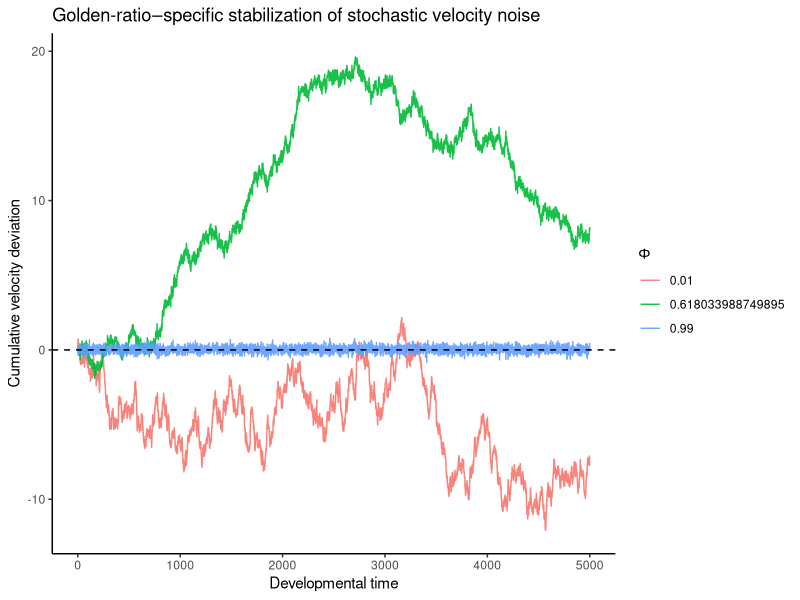

Recreate this plot in R. (Note: this script raises an error after producing the figure.)



#####################################################################
# END
#####################################################################

### simulation for phi-based self-similarity model 
simulate_system <- function(phi, T = 200, sigma = 1) {
  X <- numeric(T)
  eps <- rnorm(T, mean = 0, sd = sigma)
  
  X[1] <- eps[1]
  
  for (t in 2:T) {
    #feedback <- sum(phi^(2:t) * X[(t-1):1])
	feedback <- sum(phi^(2:t) * X[(t-1):1])
    X[t] <- eps[t] - feedback
  }
  
  data.frame(
    time = 1:T,
    X = X,
    cumulative = cumsum(X),
    phi = phi
  )
}

#

#set.seed(123)

res <- do.call(rbind,lapply(c(0.01,(sqrt(5)-1)/2,0.99),function(x){simulate_system(x,T=5000,sigma=0.2)}))

#
library(ggplot2)


ggplot(res, aes(time, cumulative, color = factor(phi))) +
  geom_line(alpha = 0.9) +
  geom_hline(yintercept=0,lty=2)+
  labs(
    x = "Developmental time",
    y = "Cumulative velocity deviation",
    color = expression(Phi),
    title = "Golden-ratio–specific stabilization of stochastic velocity noise"
  ) +
  theme_classic()


(1-phi^2)*phi/(1-phi)=(1+phi)*phi

ggplot(res, aes(x = X, color = factor(phi))) +
  geom_density(alpha = 0.9) +
  geom_hline(yintercept=0,lty=2)+
  labs(
    x = "Developmental time",
    y = "Cumulative velocity deviation",
    color = expression(Phi),
    title = "Golden-ratio–specific stabilization of stochastic velocity noise"
  ) +
  theme_classic()
